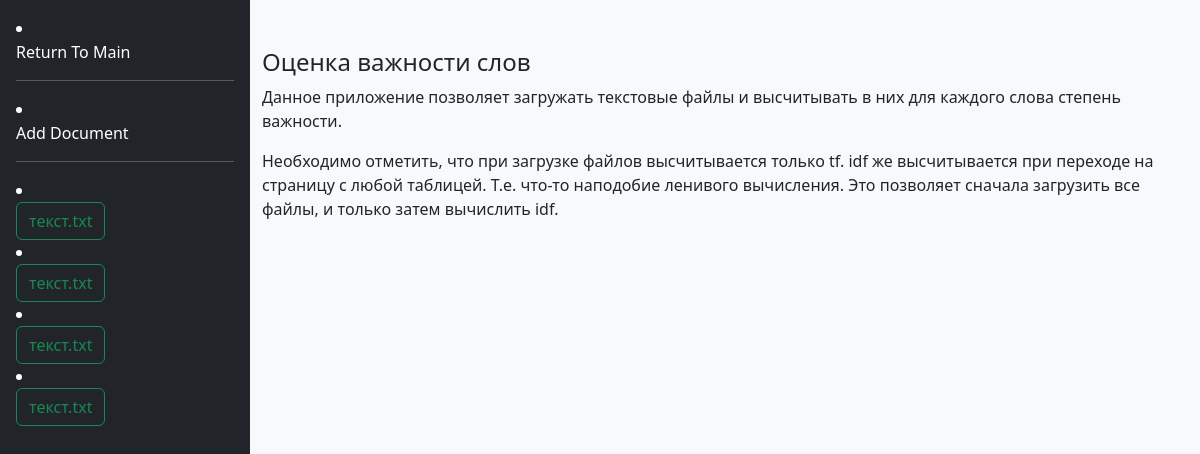
The app's page /, older data.
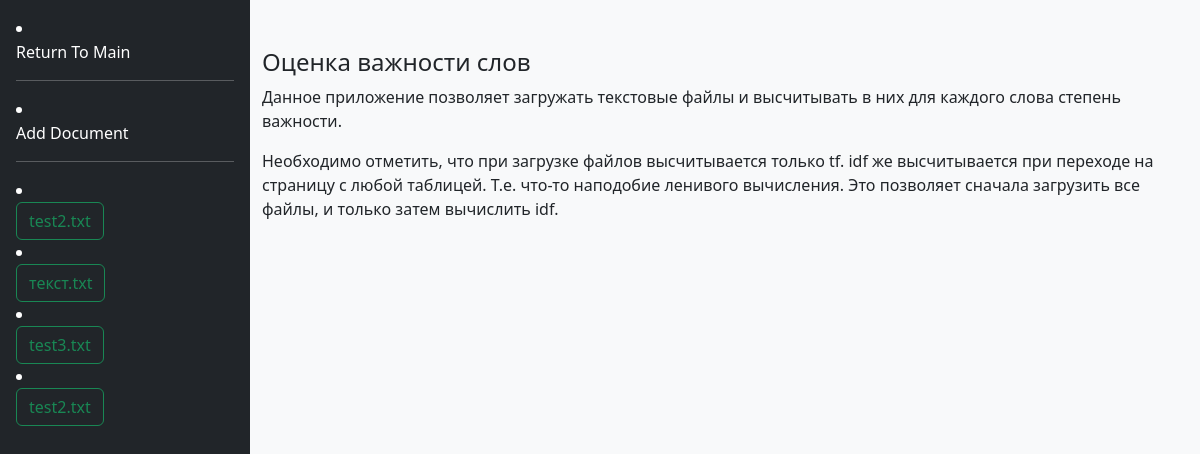
The same page, newer data.
### tfidf/models.py (models this page shows, shortened)
class Document(models.Model):
    document_name = models.CharField(max_length=100)
    slug = models.SlugField(max_length=100)
    words = models.ManyToManyField(Word, through="WordDocument")
    document_file = models.FileField(upload_to='documents/', blank=False, null=False, default=None)
    class Meta:
        ordering = ['id']

### tfidf/views.py (the view)
# urls.py: path('', views.MainPageView.as_view(), name='main_page'),
class MainPageView(TemplateView):
    template_name = 'tfidf/main/mainpage.html'

### tfidf/templates/tfidf/main/mainpage.html
{% extends "base.html" %}
{% block content %}
    <h4>Оценка важности слов</h4>
    <p>Данное приложение позволяет загружать текстовые файлы
     и высчитывать в них для каждого слова степень важности.</p>
    <p>Необходимо отметить, что при загрузке файлов высчитывается только tf.
    idf же высчитывается при переходе на страницу с любой таблицей.
    Т.е. что-то наподобие ленивого вычисления.
    Это позволяет сначала загрузить все файлы, и только затем вычислить idf.</p>
{% endblock %}

### tfidf/templates/base.html (shortened to what this page needs)
{% load static %}
<!DOCTYPE html>
<html>
<head>
    <link href="{% static 'css/styles.css' %}" rel="stylesheet">
    {% load bootstrap5 %}
    {% bootstrap_css %}
</head>
<body>
    <div id="listbox">
        <div class="d-flex flex-column flex-shrink-0 p-3 text-white bg-dark" id="sidebar">
            <li>
                <a href="{% url 'tfidf:main_page' %}" class="nav-link text-white">
                    Return To Main
                </a>
            </li>
            <hr>
            <li>
                <a href="{% url 'tfidf:document_create' %}" class="nav-link text-white">
                    Add Document
                </a>
            </li>
            <hr>
            {% if request.document %}
                {% for doc in request.document %}
                    <li>
                        <form method="get" action="{% url 'tfidf:main_list' %}" class="d-flex">
                            <button type="submit" class="btn btn-outline-success">{{ doc.document_name }}</button>
                        </form>
                    </li>
                {% endfor %}
            {% endif %}
        </div>
        <div id="content" class="container-fluid py-5 bg-light">
        {% block content %}
        {% endblock %}
        </div>
    </div>
</body>
</html>

Row changes from the older to the newer data that the page shows:
removed Document: document_name "текст.txt"
removed Document: document_name "текст.txt"
removed Document: document_name "текст.txt"
added Document: document_name "test2.txt"
added Document: document_name "test3.txt"
added Document: document_name "test2.txt"
